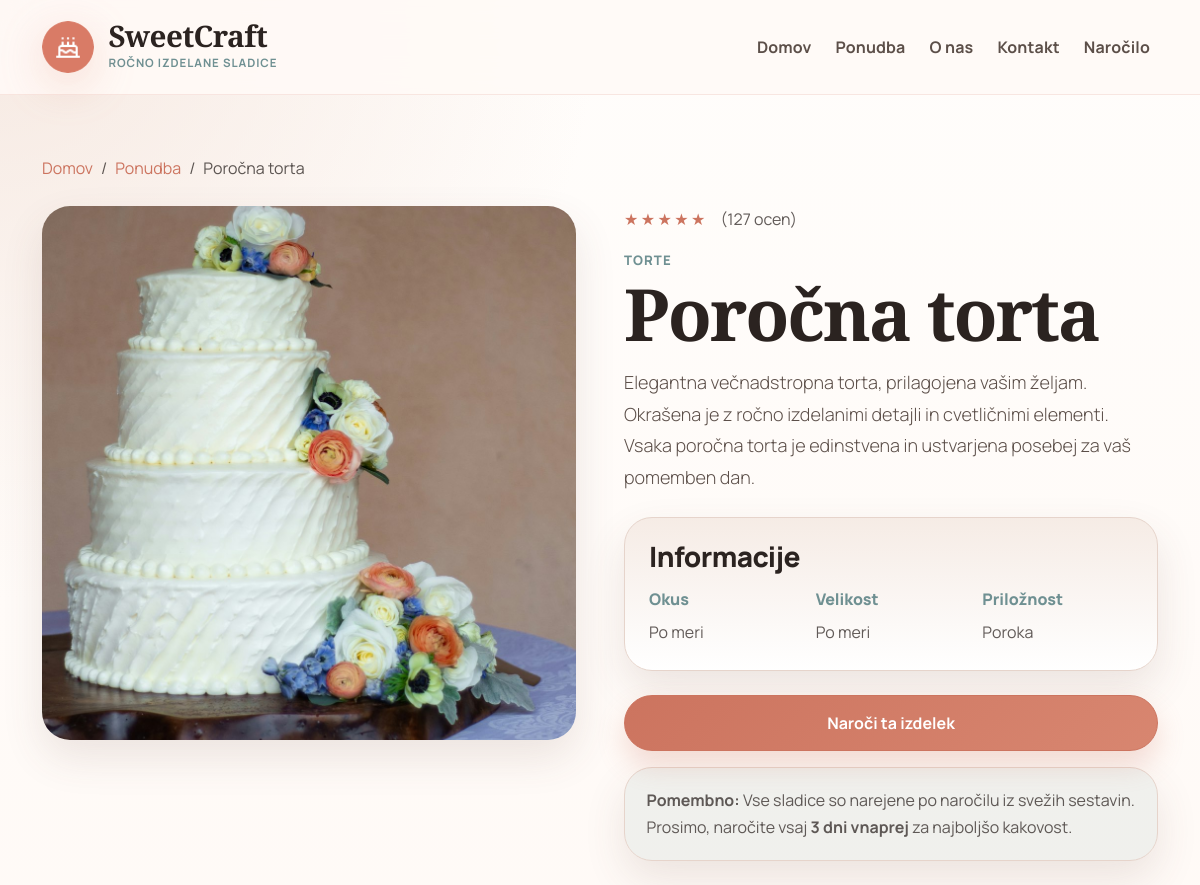
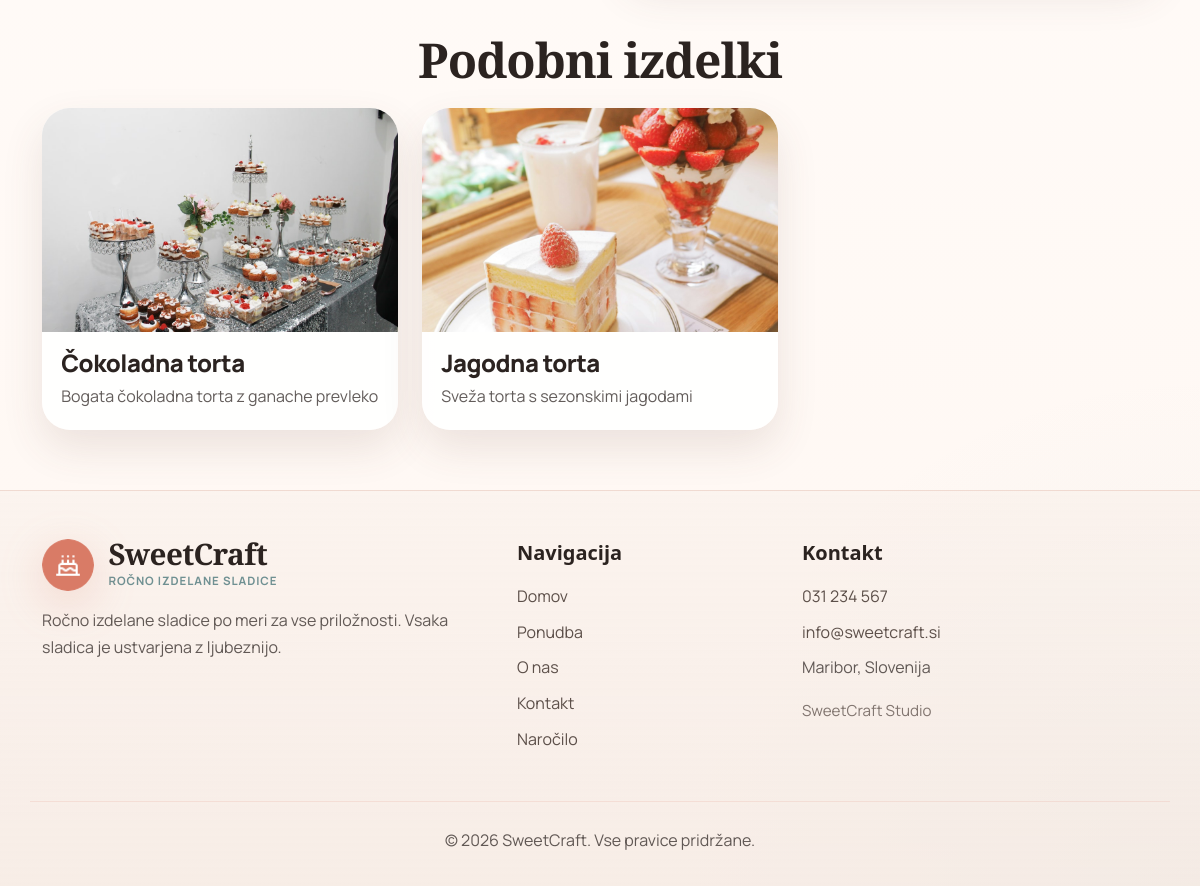
Screenshot of /data/www/izdelek.php?id=3 with the database file from the repository (2 pictures, top to bottom).
### tables this page shows
CREATE TABLE IF NOT EXISTS products (
  id INT PRIMARY KEY AUTO_INCREMENT,
  category_id INT NOT NULL,
  name VARCHAR(150) NOT NULL,
  short_description VARCHAR(255) NOT NULL,
  description TEXT NOT NULL,
  image_path VARCHAR(255) NOT NULL,
  flavor VARCHAR(100) NOT NULL,
  size_label VARCHAR(100) NOT NULL,
  occasion_label VARCHAR(150) NOT NULL,
  CONSTRAINT fk_products_category
    FOREIGN KEY (category_id) REFERENCES categories(id)
    ON UPDATE CASCADE
    ON DELETE RESTRICT
);

CREATE TABLE IF NOT EXISTS categories (
  id INT PRIMARY KEY AUTO_INCREMENT,
  slug VARCHAR(50) NOT NULL UNIQUE,
  name VARCHAR(100) NOT NULL,
  description VARCHAR(255) NOT NULL
);

### data/www/includes/catalog.php (called while the page is built, shortened)
<?php
function fetch_product_by_id(?PDO $pdo, int $productId): ?array
{
    $statement = $pdo->prepare(
        <<<SQL
        SELECT
          p.id,
          p.category_id,
          p.name,
          p.short_description,
          p.description,
          p.image_path,
          p.flavor,
          p.size_label,
          p.occasion_label,
          c.slug AS category_slug,
          c.name AS category_name,
          c.description AS category_description
        FROM products p
        INNER JOIN categories c ON c.id = p.category_id
        WHERE p.id = :product_id
        LIMIT 1
        SQL
    );
    $statement->execute(['product_id' => $productId]);
    $product = $statement->fetch();
    return $product ? normalize_product_record($product) : null;
}
function fetch_related_products(?PDO $pdo, int $categoryId, int $excludeProductId, int $limit = 3): array
{
    $statement = $pdo->prepare(
        <<<SQL
        SELECT
          p.id,
          p.category_id,
          p.name,
          p.short_description,
          p.description,
          p.image_path,
          p.flavor,
          p.size_label,
          p.occasion_label,
          c.slug AS category_slug,
          c.name AS category_name,
          c.description AS category_description
        FROM products p
        INNER JOIN categories c ON c.id = p.category_id
        WHERE p.category_id = :category_id AND p.id <> :exclude_id
        ORDER BY p.name
        LIMIT :result_limit
        SQL
    );
    $statement->bindValue('category_id', $categoryId, PDO::PARAM_INT);
    $statement->bindValue('exclude_id', $excludeProductId, PDO::PARAM_INT);
    $statement->bindValue('result_limit', $limit, PDO::PARAM_INT);
    $statement->execute();
    return array_map('normalize_product_record', $statement->fetchAll());
}
function normalize_product_record(array $product): array
{
    return [
        'id' => (int) $product['id'],
        'categoryId' => (int) $product['category_id'],
        'name' => $product['name'],
        'shortDescription' => $product['short_description'],
        'description' => $product['description'],
        'image' => $product['image_path'],
        'flavor' => $product['flavor'],
        'size' => $product['size_label'],
        'occasion' => $product['occasion_label'],
        'category' => $product['category_slug'],
        'categoryLabel' => $product['category_name'],
        'categoryDescription' => $product['category_description'],
    ];
}

### data/www/includes/config.php (called while the page is built, shortened)
<?php
if (!function_exists('h')) {
    function h(null|string|int|float $value): string
    {
        return htmlspecialchars((string) $value, ENT_QUOTES, 'UTF-8');
    }
}

### data/www/izdelek.php (the view, shortened to what this page needs)
<?php
require_once __DIR__ . '/includes/database.php';
require_once __DIR__ . '/includes/catalog.php';
$databaseStatusMessage = '';
$pdo = connect_database($databaseStatusMessage);
$productId = isset($_GET['id']) ? (int) $_GET['id'] : 1;
$product = fetch_product_by_id($pdo, $productId);
$relatedProducts = $product !== null ? fetch_related_products($pdo, $product['categoryId'], $product['id']) : [];
require __DIR__ . '/includes/head.php';
?>
<main class="page-main flex-grow-1">
  <section class="page-section">
    <div class="container">
      <?php if ($product === null): ?>
        <div class="row justify-content-center">
          <div class="col-lg-8 col-xl-6">
            <div class="empty-panel">
              <h1>Izdelek ni bil najden</h1>
              <p>Izbrani izdelek ne obstaja več ali pa je povezava napačna.</p>
              <a class="btn btn-primary" href="ponudba.php">Nazaj na ponudbo</a>
            </div>
          </div>
        </div>
      <?php else: ?>
        <nav aria-label="Drobtinice">
          <ol class="breadcrumb mb-4">
            <li class="breadcrumb-item"><a href="domov.php">Domov</a></li>
            <li class="breadcrumb-item"><a href="ponudba.php">Ponudba</a></li>
            <li class="breadcrumb-item active" aria-current="page"><?= h($product['name']) ?></li>
          </ol>
        </nav>
        <article class="row g-4 g-xl-5 align-items-start">
          <div class="col-lg-6">
            <figure class="detail-media mb-0">
              <img src="<?= h($product['image']) ?>" alt="<?= h($product['name']) ?>" />
            </figure>
          </div>
          <div class="col-lg-6">
            <div class="detail-copy">
              <div class="rating-row mb-3">
                <span class="stars">★★★★★</span>
                <span>(127 ocen)</span>
              </div>
              <p class="eyebrow mb-2"><?= h($product['categoryLabel']) ?></p>
              <h1><?= h($product['name']) ?></h1>
              <p class="lead mb-4"><?= h($product['description']) ?></p>
              <section class="info-card mb-4">
                <h2 class="h3 mb-3">Informacije</h2>
                <dl class="row g-3 mb-0 info-list">
                  <div class="col-sm-4">
                    <dt>Okus</dt>
                    <dd><?= h($product['flavor']) ?></dd>
                  </div>
                  <div class="col-sm-4">
                    <dt>Velikost</dt>
                    <dd><?= h($product['size']) ?></dd>
                  </div>
                  <div class="col-sm-4">
                    <dt>Priložnost</dt>
                    <dd><?= h($product['occasion']) ?></dd>
                  </div>
                </dl>
              </section>
              <a class="btn btn-primary w-100 mb-3" href="narocilo.php?product=<?= h($product['id']) ?>">Naroči ta izdelek</a>
              <aside class="notice">
                <p class="mb-0"><strong>Pomembno:</strong> Vse sladice so narejene po naročilu iz svežih sestavin. Prosimo, naročite vsaj <strong>3 dni vnaprej</strong> za najboljšo kakovost.</p>
              </aside>
            </div>
          </div>
        </article>
        <?php if ($relatedProducts !== []): ?>
          <section class="page-section px-0 pb-0">
            <header class="center-copy text-center mb-4">
              <h2 class="section-title mb-3">Podobni izdelki</h2>
            </header>
            <div class="row g-4 row-cols-1 row-cols-md-2 row-cols-xl-3">
              <?php foreach ($relatedProducts as $relatedProduct): ?>
                <div class="col">
                  <a class="card-link d-block h-100" href="izdelek.php?id=<?= h($relatedProduct['id']) ?>">
                    <article class="card product-card h-100 border-0 overflow-hidden">
                      <div class="card-media product-card-media">
                        <img src="<?= h($relatedProduct['image']) ?>" alt="<?= h($relatedProduct['name']) ?>" />
                      </div>
                      <div class="card-body p-4">
                        <h3 class="h4"><?= h($relatedProduct['name']) ?></h3>
                        <p class="mb-0"><?= h($relatedProduct['shortDescription']) ?></p>
                      </div>
                    </article>
                  </a>
                </div>
              <?php endforeach; ?>
            </div>
          </section>
        <?php endif; ?>
      <?php endif; ?>
    </div>
  </section>
</main>
<?php require __DIR__ . '/includes/footer.php'; ?>

### rows the page displays
products: name "Poročna torta", image_path (picture), category.name "TORTE", description "Elegantna večnadstropna torta, prilagojena vašim željam. Okrašena je z ročno izdelanimi detajli in cvetličnimi elementi. Vsaka poročna torta je edinstvena in ustvarjena posebej za vaš pomemben dan.", flavor "Po meri", occasion_label "Poroka"
products: image_path (picture), name "Čokoladna torta", short_description "Bogata čokoladna torta z ganache prevleko"
products: image_path (picture), name "Jagodna torta", short_description "Sveža torta s sezonskimi jagodami"

### other values shown
$siteConfig['name'] "SweetCraft"
$siteConfig['tagline'] "ROČNO IZDELANE SLADICE"
$item['label'] "Domov"
$item['label'] "Ponudba"
$item['label'] "O nas"
$item['label'] "Kontakt"
$item['label'] "Naročilo"
$siteConfig['phone'] "031 234 567"
$siteConfig['email'] "info@sweetcraft.si"
$siteConfig['city'] "Maribor"
$siteConfig['country'] "Slovenija"
